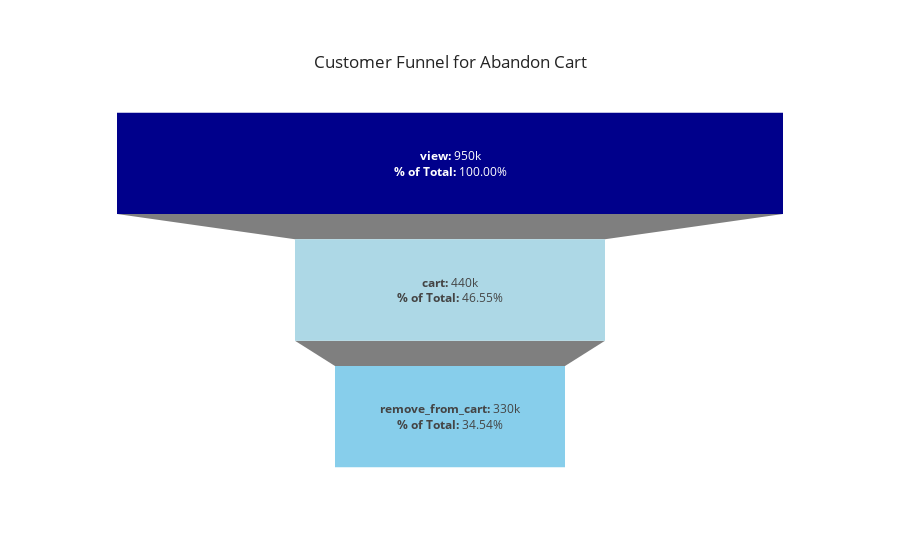

The cell this chart's notebook holds for it:
### Code cell
#plotly to visualise funnel of abandon cart #check % data last tab
fig1 = go.Figure(go.Funnel(
    y = data_funnel1["event_type"],
    x = data_funnel1["# events"],
    customdata=data_funnel1["percent"],
    texttemplate= "<b>%{label}: </B>%{value:.2s}"+"<br><b>% of Total:</b> %{customdata:.2f}%",
    textposition='inside',
    marker = {"color": ["darkblue", "lightblue", "skyblue"]}
    ))
fig1.update_yaxes(visible=False)
fig1.update_layout(template='simple_white',     
                  title={'xanchor': 'center',
                         'yanchor': 'top',        
                         'y':0.9,
                         'x':0.5,
                         'text':"Customer Funnel for Abandon Cart"})
fig1.show()

### Figure 1 — Plotly figure (JSON) as saved in the notebook; plotly's stock layout.template omitted (floating-point values rounded to 4 significant figures)
{"data": [{"customdata": [100, 46.55, 34.54], "marker": {"color": ["darkblue", "lightblue", "skyblue"]}, "textposition": "inside", "texttemplate": "<b>%{label}: </B>%{value:.2s}<br><b>% of Total:</b> %{customdata:.2f}%", "type": "funnel", "x": [948181, 441379, 327477], "y": ["view", "cart", "remove_from_cart"]}], "layout": {"title": {"text": "Customer Funnel for Abandon Cart", "x": 0.5, "xanchor": "center", "y": 0.9, "yanchor": "top"}, "yaxis": {"visible": false}}}
